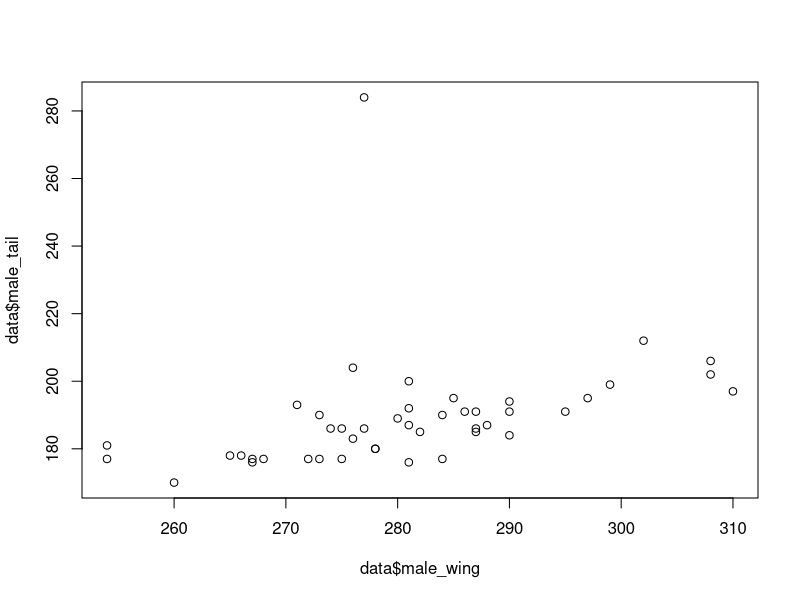

The R script that drew this image:
## ---- chunk 1
dat_male = read.table("T6-11.dat")
dat_female = read.table("T5-12.dat")
data = cbind(dat_male, dat_female)
names(data) = c("male_tail", "male_wing", "female_tail", "female_wing")
## ---- chunk 2
plot(data$`male_wing`, data$`male_tail`)
## ---- chunk 3
# first case
dat_male <- dat_male[-31, ]
pooled_var <- cov(dat_male)/44 + cov(dat_female)/45
dat_male_mean <- apply(dat_male, 2, mean)
dat_female_mean <- apply(dat_female, 2, mean)
chi_star <- sqrt(qchisq(1-0.05, 2))
sd_deviation <- sqrt(diag(pooled_var))
part2 <- chi_star * sd_deviation
deviation <- dat_male_mean - dat_female_mean
(interval <- matrix(c(deviation - part2, deviation + part2), nrow = 2))
(t_square <- t(deviation) %*% solve(pooled_var) %*% deviation)
(c <- sqrt(t_square))
solve(pooled_var) %*% deviation

dat_male = read.table("T6-11.dat")
dat_male[31, 1] <- 184
pooled_var <- cov(dat_male)/45 + cov(dat_female)/45
dat_male_mean <- apply(dat_male, 2, mean)
dat_female_mean <- apply(dat_female, 2, mean)
chi_star <- sqrt(qchisq(1-0.05, 2))
sd_deviation <- sqrt(diag(pooled_var))
part2 <- chi_star * sd_deviation
deviation <- dat_male_mean - dat_female_mean
(interval <- matrix(c(deviation - part2, deviation + part2), nrow = 2))
(t_square <- t(deviation) %*% solve(pooled_var) %*% deviation)
(c <- sqrt(t_square))
solve(pooled_var) %*% deviation
